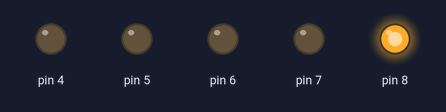
Bench run of a sketch on a simulated Arduino Uno, built with avr-gcc and run on an emulated ATmega328P. Shown: output pins drawn as LEDs (lit = HIGH).

Above: at 0.12 s.
At 0.87 s:
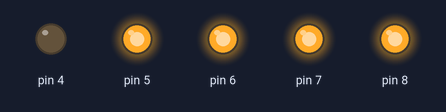
At 2.12 s:
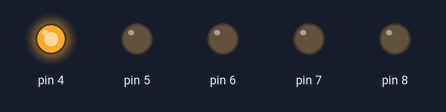
At 3.12 s:
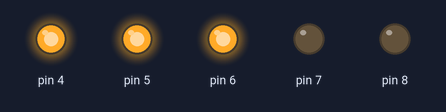
At 4.1 s:
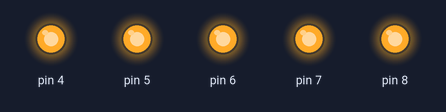
At 6.87 s:
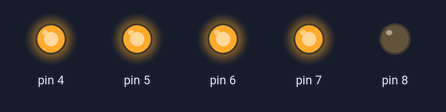
Timing chart, 0 to 8.1 s (numbered marks = the images above):
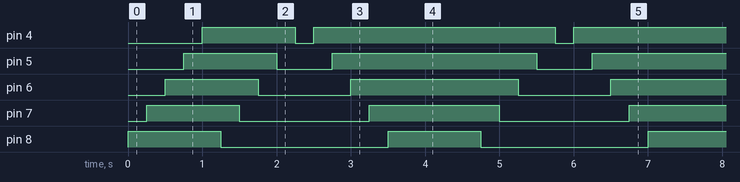

The sketch:

Led_Yakma_1.ino
```cpp
//Variable Definition
int WaitingTime;

void setup() {
  // put your setup code here, to run once:
  pinMode(4, OUTPUT);
  pinMode(5, OUTPUT);
  pinMode(6, OUTPUT);
  pinMode(7, OUTPUT);
  pinMode(8, OUTPUT);

  WaitingTime=250;
}
void loop() {
  // put your main code here, to run repeatedly:
  digitalWrite(8, 1);
  delay(WaitingTime);

  digitalWrite(7, 1);
  delay(WaitingTime);

  digitalWrite(6, 1);
  delay(WaitingTime);

  digitalWrite(5, 1);
  delay(WaitingTime);

  digitalWrite(4, 1);
  delay(WaitingTime);

  digitalWrite(8, 0);
  delay(WaitingTime);

  digitalWrite(7, 0);
  delay(WaitingTime);

  digitalWrite(6, 0);
  delay(WaitingTime);

  digitalWrite(5, 0);
  delay(WaitingTime);

  digitalWrite(4, 0);
  delay(WaitingTime);

  digitalWrite(4, 1);
  delay(WaitingTime);

  digitalWrite(5, 1);
  delay(WaitingTime);

  digitalWrite(6, 1);
  delay(WaitingTime);

  digitalWrite(7, 1);
  delay(WaitingTime);
}
```

Measured:
- by itself, pin 4: repeats every 3.5 s: LOW 0.25 s, HIGH 3.3 s
- by itself, pin 5: repeats every 3.5 s: LOW 0.75 s, HIGH 2.8 s
- by itself, pin 6: repeats every 3.5 s: LOW 1.3 s, HIGH 2.3 s
- by itself, pin 7: repeats every 3.5 s: LOW 1.8 s, HIGH 1.8 s
- by itself, pin 8: alternates HIGH for 1.3 s and LOW for 2.3 s
